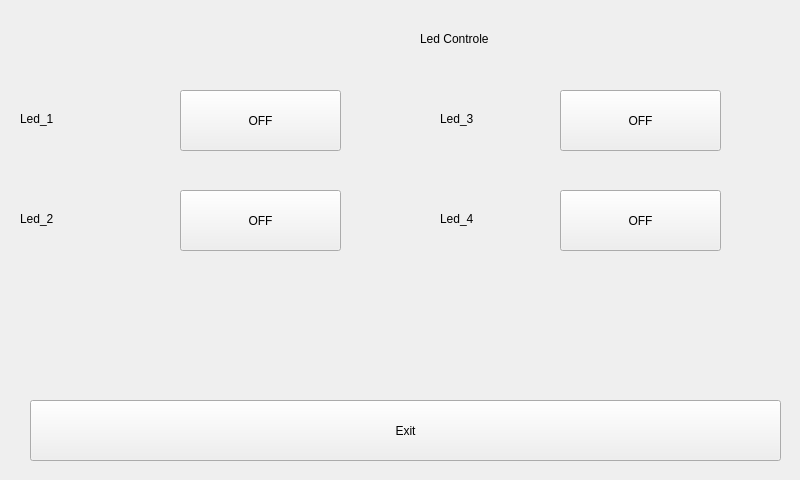
<?xml version="1.0" encoding="UTF-8"?>
<ui version="4.0">
 <class>Form</class>
 <widget class="QWidget" name="Form">
  <property name="geometry">
   <rect>
    <x>0</x>
    <y>0</y>
    <width>800</width>
    <height>480</height>
   </rect>
  </property>
  <property name="windowTitle">
   <string>Form</string>
  </property>
  <widget class="QLabel" name="label">
   <property name="geometry">
    <rect>
     <x>420</x>
     <y>30</y>
     <width>101</width>
     <height>17</height>
    </rect>
   </property>
   <property name="text">
    <string>Led Controle</string>
   </property>
  </widget>
  <widget class="QPushButton" name="pushButton_4">
   <property name="geometry">
    <rect>
     <x>180</x>
     <y>190</y>
     <width>161</width>
     <height>61</height>
    </rect>
   </property>
   <property name="text">
    <string>OFF</string>
   </property>
   <property name="checkable">
    <bool>true</bool>
   </property>
  </widget>
  <widget class="QLabel" name="label_5">
   <property name="geometry">
    <rect>
     <x>440</x>
     <y>210</y>
     <width>111</width>
     <height>17</height>
    </rect>
   </property>
   <property name="text">
    <string>Led_4</string>
   </property>
  </widget>
  <widget class="QLabel" name="label_4">
   <property name="geometry">
    <rect>
     <x>20</x>
     <y>210</y>
     <width>121</width>
     <height>17</height>
    </rect>
   </property>
   <property name="text">
    <string>Led_2</string>
   </property>
  </widget>
  <widget class="QPushButton" name="pushButton_2">
   <property name="geometry">
    <rect>
     <x>180</x>
     <y>90</y>
     <width>161</width>
     <height>61</height>
    </rect>
   </property>
   <property name="text">
    <string>OFF</string>
   </property>
   <property name="checkable">
    <bool>true</bool>
   </property>
  </widget>
  <widget class="QLabel" name="label_3">
   <property name="geometry">
    <rect>
     <x>440</x>
     <y>110</y>
     <width>41</width>
     <height>17</height>
    </rect>
   </property>
   <property name="text">
    <string>Led_3</string>
   </property>
  </widget>
  <widget class="QPushButton" name="pushButton_3">
   <property name="geometry">
    <rect>
     <x>560</x>
     <y>90</y>
     <width>161</width>
     <height>61</height>
    </rect>
   </property>
   <property name="text">
    <string>OFF</string>
   </property>
   <property name="checkable">
    <bool>true</bool>
   </property>
  </widget>
  <widget class="QPushButton" name="pushButton_5">
   <property name="geometry">
    <rect>
     <x>560</x>
     <y>190</y>
     <width>161</width>
     <height>61</height>
    </rect>
   </property>
   <property name="text">
    <string>OFF</string>
   </property>
   <property name="checkable">
    <bool>true</bool>
   </property>
  </widget>
  <widget class="QLabel" name="label_2">
   <property name="geometry">
    <rect>
     <x>20</x>
     <y>110</y>
     <width>151</width>
     <height>17</height>
    </rect>
   </property>
   <property name="text">
    <string>Led_1</string>
   </property>
  </widget>
  <widget class="QPushButton" name="mainexitButton">
   <property name="geometry">
    <rect>
     <x>30</x>
     <y>400</y>
     <width>751</width>
     <height>61</height>
    </rect>
   </property>
   <property name="text">
    <string>Exit</string>
   </property>
  </widget>
 </widget>
 <resources/>
 <connections/>
</ui>
